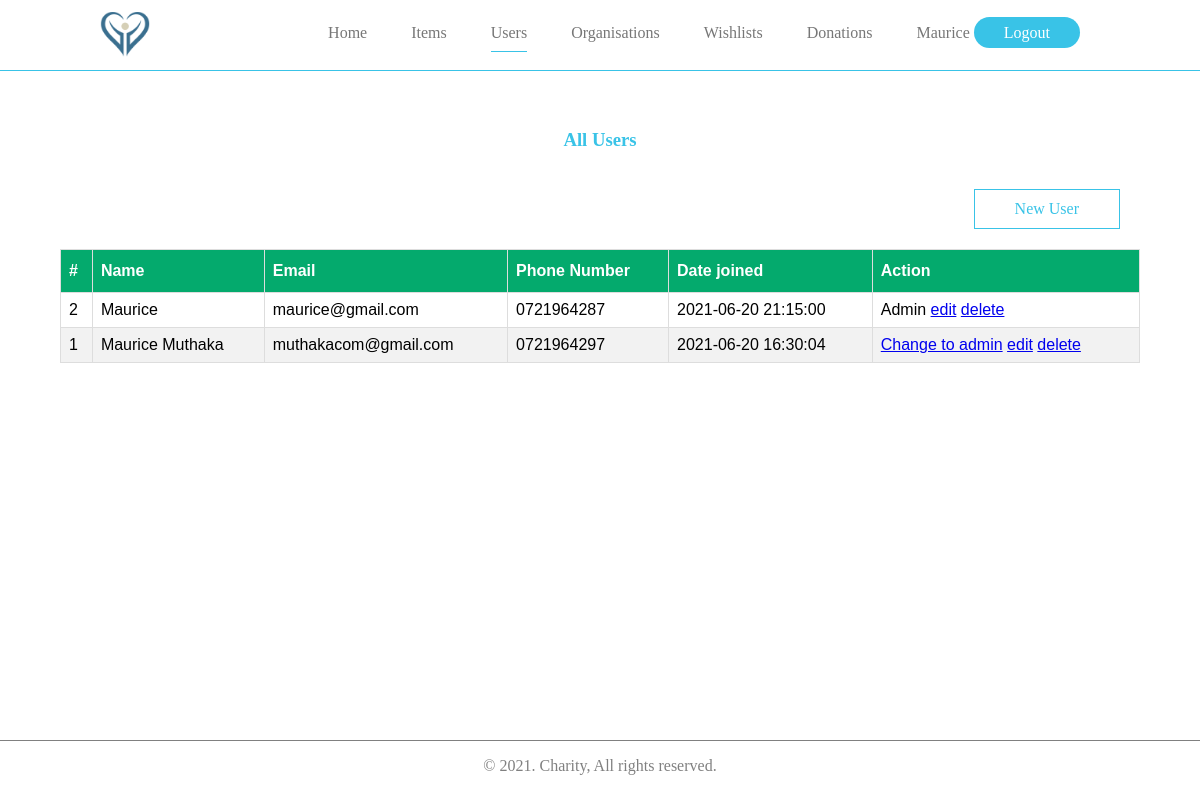
The page /users.php (signed in) on the database its author committed.
### tables this page shows
CREATE TABLE `users` (
  `id` int(11) NOT NULL,
  `full_name` varchar(255) NOT NULL,
  `email` varchar(255) DEFAULT NULL,
  `phone_number` varchar(255) NOT NULL,
  `password` text DEFAULT NULL,
  `is_admin` int(1) DEFAULT NULL,
  `joined_date` timestamp NULL DEFAULT current_timestamp()
);

### users.php (the view, shortened to what this page needs)
<?php
require_once('db.php');
if(isset($_SESSION['auth'])){
    $user = $_SESSION['auth'];
    $req = $db->prepare("SELECT * FROM users WHERE id = ?");
    $req->execute(array($user['id']));
    $current = $req->fetch();
    if ($current['is_admin']) {
        $list = $db->prepare("SELECT * FROM users ORDER BY id DESC");
        $list->execute();
?>
<!DOCTYPE html>
<html lang="en">
<head>
    <link rel="stylesheet" href="styles/style.css">
</head>
<body>
    <header>
        <div class="logo">
            <img src="images/logo.png" width="50" alt="">
        </div>
        <div class="menu">
            <ul>
                <li><a href="dashboard.php">Home</a></li>
                <li><a href="items.php">Items</a></li>
                <li class="active"><a href="users.php">Users</a></li>
                <li><a href="organisations.php">Organisations</a></li>
                <li><a href="wishlists.php">Wishlists</a></li>
                <li><a href="donations.php">Donations</a></li>
                <li><?= $current['full_name'] ?> <a class="login" href="logout.php">Logout</a></li>
            </ul>
        </div>
    </header>
    <section class="homeSection">
        <div class="box2">
            <h3 class="login-title">All Users</h3>
            <div>
                <a class="add_btn" href="new_user.php">New User</a>
            </div>
            <table id="items">
              <thead>
                <tr>
                  <th>#</th>
                  <th>Name</th>
                  <th>Email</th>
                  <th>Phone Number</th>
                  <th>Date joined</th>
                  <th>Action</th>
                </tr>
              </thead>
              <tbody>
                  <?php
                  if($list->rowCount() > 0) {
                  while($user = $list->fetch()) {
                  ?>
                <tr>
                  <td><?= $user['id'] ?></td>
                  <td><?= $user['full_name'] ?></td>
                  <td><?= $user['email'] ?></td>
                  <td><?= $user['phone_number'] ?></td>
                  <td><?= $user['joined_date'] ?></td>
                  <td>
                        <?php
                        if ($user['is_admin']) { ?>
                            <span>Admin</span>
                        <?php } else { ?>
                            <a href="upgrade.php?id=<?= $user['id'] ?>">Change to admin</a>
                        <?php } ?>
                        <a href="edit_user.php?id=<?= $user['id'] ?>">edit</a>
                        <a href="delete_user.php?id=<?= $user['id'] ?>">delete</a>
                  </td>
                </tr>
                <?php } } else { ?>
                <tr>
                    No item found!
                </tr>
                <?php } ?>
              </tbody>
            </table>
        </div>
    </section>
    <footer>
        <p>&copy 2021. Charity, All rights reserved.</p>
    </footer>
</body>
</html>
<?php
    }
    else {
    header("Location: home.php");
    }
}
else {
    header("Location: login.php");
}
?>

### styles/style.css (style rules this page uses)
body { margin: 0px; padding: 0px; }
header { background: white; position: absolute; top:0px; left: 0px; right: 0px; padding: 8px 100px; border-bottom: 1px solid #39C3E7; }
.logo { width: 50px !important; float: left; }
ul { list-style: none; text-align: right; }
li { display: inline; margin: 1px 20px; color: #777; }
li>a { color: #777; text-decoration: none; }
.active { color: #39C3E7 !important; padding-bottom: 10px; border-bottom: 1px solid #39C3E7; }
.login { color: white; background: #39C3E7; border-radius: 50px; padding: 7px 30px; }
h3 { color: #39C3E7; }
footer { border-top: 1px solid grey; text-align: center; width: 100%; float: left; }
footer,p { color: grey; }
.homeSection { width: 100%; min-height: 80vh !important; margin-top: 100px; display: flex; flex-direction: column; align-items: center; }
.box2 { width: 90%; height: auto; display: flex; flex-direction: column; padding: 10px; }
.add_btn { padding: 10px 40px; border: 1px solid #39C3E7; float: right; margin: 20px; text-decoration: none; color: #39C3E7; }
.login-title { text-align: center; color: #39C3E7; }
table { width: 100%; }
#items { font-family: Arial, Helvetica, sans-serif; border-collapse: collapse; width: 100%; }
#items td, #items th { border: 1px solid #ddd; padding: 8px; }
#items tr:nth-child(even) { background-color: #f2f2f2; }
#items th { padding-top: 12px; padding-bottom: 12px; text-align: left; background-color: #04AA6D; color: white; }

### rows shown on the page
users: full_name "Maurice", id "2", email "maurice@gmail.com", phone_number "0721964287", joined_date "2021-06-20 21:15:00", is_admin "Admin"
users: id "1", full_name "Maurice Muthaka", email "muthakacom@gmail.com", phone_number "0721964297", joined_date "2021-06-20 16:30:04"
